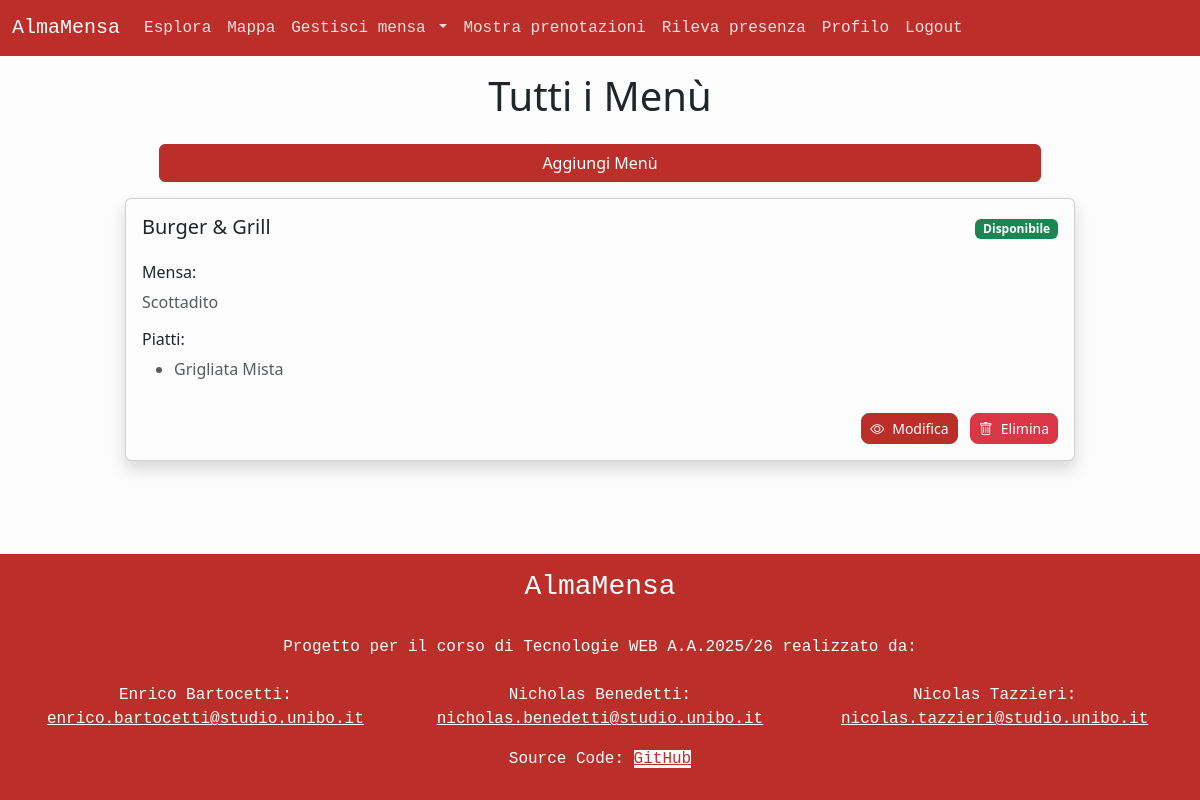
Screenshot of /manage_menus.php (signed in) with the database file from the repository.
### tables this page shows
CREATE TABLE `menu` (
  `id` int NOT NULL,
  `nome` varchar(50) NOT NULL,
  `attivo` char(1) NOT NULL,
  `id_mensa` int NOT NULL
);

CREATE TABLE `mense` (
  `id` int NOT NULL,
  `email` varchar(100) NOT NULL,
  `nome` varchar(50) NOT NULL,
  `descrizione` varchar(1024) NOT NULL,
  `ind_civico` varchar(10) NOT NULL,
  `ind_via` varchar(100) NOT NULL,
  `ind_comune` varchar(50) NOT NULL,
  `ind_cap` int NOT NULL,
  `telefono` varchar(20) DEFAULT NULL,
  `coo_latitudine` varchar(15) NOT NULL,
  `coo_longitudine` varchar(15) NOT NULL,
  `num_posti` int NOT NULL,
  `immagine` varchar(255) DEFAULT NULL,
  `id_categoria` int NOT NULL,
  `media_recensioni` decimal(3,2) NOT NULL,
  `num_recensioni` int NOT NULL
);

CREATE TABLE `piatti` (
  `id` int NOT NULL,
  `nome` varchar(25) NOT NULL,
  `descrizione` varchar(255) NOT NULL,
  `prezzo` decimal(5,2) NOT NULL,
  `id_mensa` int NOT NULL
);

### public/manage_menus.php (called while the page is built, shortened)
<?php
require_once '../src/bootstrap.php';
if (isUserLoggedIn() && getUserLevel() == UserLevel::CanteenAdmin) {
    $canteen = $dbh->getCanteenByEmail($user->getEmail());
    if ($canteen !== null) {
        $templateParams["menus"] = $dbh->getMenusByCanteenId($canteen->getId());
        $templateParams["canteen"] = $canteen;
    } else {
        header("Location: index.php");
        exit();
    }
} else {
    header("Location: index.php");
    exit();
}
require '../src/template/base.php';
?>

### src/database.php (called while the page is built, shortened)
<?php
class DatabaseHelper {
    private $db;
    public function __construct($servername, $username, $password, $dbname, $port){
        $this->db = new mysqli($servername, $username, $password, $dbname, $port);
    }
    public function getCanteenByEmail($email) {
        $stmt = $this->db->prepare("SELECT m.*, c.nome AS categoria FROM mense AS m JOIN categorie c ON m.id_categoria = c.id WHERE m.email = ?;");
        $stmt->bind_param("s", $email);
        $stmt->execute();
        $result = $stmt->get_result();
        if ($result->num_rows > 0) {
            $c = $result->fetch_assoc();
            return new Canteen($c["id"], $c["email"], $c["nome"], $c["descrizione"], $c["ind_civico"], $c["ind_via"], $c["ind_comune"], $c["ind_cap"], $c["telefono"], $c["coo_latitudine"], $c["coo_longitudine"], $c["num_posti"], $c["immagine"], $c["categoria"], $c["media_recensioni"], $c["num_recensioni"], $this->getCanteenTimeTable($c["id"]));
        } else {
            return null;
        }
    }
    public function getCanteenTimetable($id, $day = "%") {
        $query = 'SELECT giorno, ora_apertura, ora_chiusura FROM orari
        WHERE id_mensa = ?
        AND giorno LIKE ?
        ORDER BY FIELD(giorno, \'mon\', \'tue\', \'wed\', \'thu\', \'fri\', \'sat\', \'sun\'), ora_apertura ASC';
        $stmt = $this->db->prepare($query);
        $stmt->bind_param("is", $id, $day);
        $stmt->execute();
        $hours = [];
        foreach ($stmt->get_result()->fetch_all(MYSQLI_ASSOC) as $h) {
            array_push($hours, new OpeningHour($h["giorno"], $h["ora_apertura"], $h["ora_chiusura"]));
        }
        return $hours;
    }
    public function getDishesByMenuId($menuId) {
        $stmt = $this->db->prepare("SELECT p.* FROM piatti p JOIN composizioni c ON p.id = c.id_piatto WHERE c.id_menu = ? ORDER BY p.nome ASC;");
        $stmt->bind_param("i", $menuId);
        $stmt->execute();
        $result = $stmt->get_result();
        $list = array();
        foreach ($result->fetch_all(MYSQLI_ASSOC) as $d) {
            array_push($list, new Dish($d["id"], $d["nome"], $d["descrizione"], $d["prezzo"], $d["id_mensa"]));
        }
        return $list;
    }
    public function getMenusByCanteenId($canteenId) {
        $stmt = $this->db->prepare("SELECT * FROM menu WHERE id_mensa = ? ORDER BY attivo DESC, nome ASC;");
        $stmt->bind_param("i", $canteenId);
        $stmt->execute();
        $result = $stmt->get_result();
        $list = array();
        foreach ($result->fetch_all(MYSQLI_ASSOC) as $m) {
            $dishes = $this->getDishesByMenuId($m["id"]);
            array_push($list, new Menu($m["id"], $m["nome"], $m["attivo"], $m["id_mensa"], $dishes));
        }
        return $list;
    }
}
?>

### src/bootstrap.php (called while the page is built, shortened)
<?php
require_once("database.php");
$dbh = new DatabaseHelper("localhost", "root", "", "almamensa", 3306);
require_once("classes.php");
if (isUserLoggedIn()) {
   switch (getUserLevel()) {
      case UserLevel::CanteenAdmin:
         $user = $dbh->getCanteenByEmail($_SESSION["user"]->getEmail());
         break;
   }
}
?>

### src/classes.php (called while the page is built, shortened)
<?php
class Canteen extends User implements JsonSerializable {
    private $id;
    private $name;
    public function __construct($id, $email, $name, $desc, $number, $avenue, $municipality, $postalCode, $tel, $lat, $long, $maxSeatings, $img, $category, $avgReviews, $numReviews, $openingHours) {
        $this->id = $id;
        $this->name = $name;
    }
    public function getId() {
        return $this->id;
    }
    public function getEmail() {
        return parent::getEmail();
    }
    public function getName() {
        return $this->name;
    }
}
class Dish implements JsonSerializable {
    private $name;
    public function __construct($id, $name, $desc, $price, $canteenId) {
        $this->name = $name;
    }
    public function getName() {
        return $this->name;
    }
}
class Menu implements JsonSerializable {
    private $id;
    private $nome;
    private $attivo;
    private $dishes = [];
    public function __construct($id, $nome, $attivo, $idCanteen, $dishes = []) {
        $this->id = $id;
        $this->nome = $nome;
        $this->attivo = $attivo;
        $this->dishes = $dishes;
    }
    public function getId() {
        return $this->id;
    }
    public function getNome() {
        return $this->nome;
    }
    public function isAttivo() {
        return $this->attivo;
    }
    public function getDishes() {
        return $this->dishes;
    }
}
abstract class User {
    private $email;
    public function __construct($email) {
        $this->email = $email;
    }
    public function getEmail() {
        return $this->email;
    }
}
?>

### src/template/manage_menus.php (the view, shortened to what this page needs)
<header class="text-center container mt-3 mb-4">
            <h1>Tutti i Menù</h1>
        </header>
        <div class="d-flex justify-content-center mb-3">
            <a href="create_menu.php" class="btn btn-primary col-10 col-md-9">Aggiungi Menù</a>
        </div>
        <div class="container mb-5">
            <div class="row justify-content-center">
                <div class="col-11 col-md-10 p-md-0">
                    <?php if (!empty($templateParams["menus"])): ?>
                        <?php foreach ($templateParams["menus"] as $menu): ?>
                            <div class="card shadow rounded-2 mb-3">
                                <div class="card-body">
                                    <header class="row mb-3">
                                        <div class="col-8 justify-content-left">
                                            <h5 class="card-title"><?php echo htmlspecialchars($menu->getNome()); ?></h5>
                                        </div>
                                        <div class="col-4 justify-content-end text-end">
                                            <?php $isActive = $menu->isAttivo(); ?>
                                            <span class="badge <?php echo $isActive ? 'bg-success' : 'bg-secondary'; ?>">
                                                <?php echo $isActive ? 'Disponibile' : 'Non disponibile'; ?>
                                            </span>
                                        </div>
                                    </header>
                                    <section>
                                        <div class="row justify-content-start mb-3">
                                            <div class="col-12">
                                                <h6 class="card-text">Mensa:</h6>
                                                <p class="card-text text-body-secondary">
                                                    <?php echo htmlspecialchars($templateParams["canteen"]->getName()); ?>
                                                </p>
                                            </div>
                                        </div>
                                        <div class="row justify-content-start mb-3">
                                            <div class="col-12">
                                                <h6 class="card-text">Piatti:</h6>
                                                <?php $dishes = $menu->getDishes(); ?>
                                                <?php if (!empty($dishes)): ?>
                                                    <ul class="text-body-secondary">
                                                        <?php foreach ($dishes as $dish): ?>
                                                            <li><?php echo htmlspecialchars($dish->getName()); ?></li>
                                                        <?php endforeach; ?>
                                                    </ul>
                                                <?php else: ?>
                                                    <p class="card-text text-body-secondary">Nessun piatto presente</p>
                                                <?php endif; ?>
                                            </div>
                                        </div>
                                    </section>
                                    <footer class="row justify-content-end mt-3">
                                        <div class="col-auto">
                                            <a href="create_menu.php?id=<?php echo urlencode($menu->getId()); ?>" class="btn btn-primary btn-sm rounded-3 me-2">
                                                <span class="bi bi-eye me-2"></span>Modifica
                                            </a>
                                            <form method="POST" action="manage_menus.php" style="display: inline;" onsubmit="return confirm('Sei sicuro di voler eliminare questo menù?');">
                                                <button type="submit" class="btn btn-danger btn-sm rounded-3">
                                                    <span class="bi bi-trash me-2"></span>Elimina
                                                </button>
                                            </form>
                                        </div>
                                    </footer>
                                </div>
                            </div>
                        <?php endforeach; ?>
                    <?php else: ?>
                        <div class="alert alert-secondary" role="alert">
                            Nessun menù disponibile per questa mensa.
                        </div>
                    <?php endif; ?>
                </div>
            </div>
        </div>

### rows the page displays
menu: nome "Burger & Grill", attivo "Disponibile", id_mensa.nome "Scottadito"
piatti: nome "Grigliata Mista"
